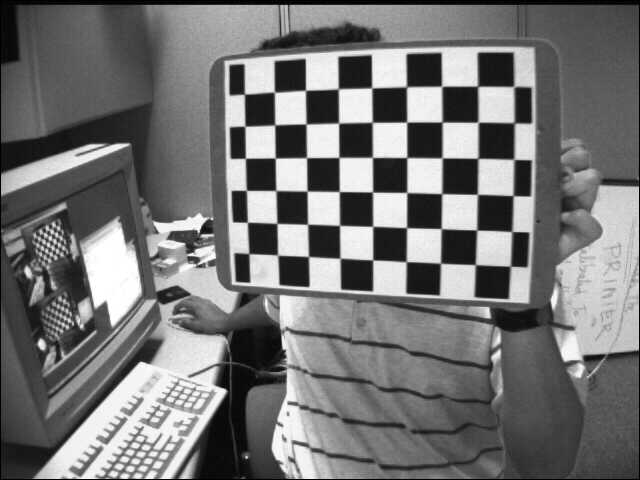
#> input picture 0312/calibration_images/left01.jpg, 640 x 480 px; its folder holds 5 pictures in this run; the run also reads 1 picture not shown here
$ python 01.Calibration.py
#> lines starting #> are read from the running program, lines starting #| are printed output that depends on the picture
import cv2 # OpenCV 라이브러리 임포트
import numpy as np # 수치 계산을 위한 numpy 임포트
import glob # 파일 경로 패턴 매칭을 위한 glob 임포트

# 체크보드 내부 코너 개수 (가로, 세로)
CHECKERBOARD = (9, 6)

# 체크보드 한 칸 실제 크기 (mm)
square_size = 25.0

# 코너 정밀화 조건
criteria = (cv2.TERM_CRITERIA_EPS + cv2.TERM_CRITERIA_MAX_ITER, 30, 0.001)

# 실제 좌표 생성 (3D world points)
objp = np.zeros((CHECKERBOARD[0]*CHECKERBOARD[1], 3), np.float32) # (0,0,0), (1,0,0)...
objp[:, :2] = np.mgrid[0:CHECKERBOARD[0], 0:CHECKERBOARD[1]].T.reshape(-1, 2) # x, y 좌표 생성
objp *= square_size # 실제 크기로 스케일링

# 저장할 좌표 리스트
objpoints = [] # 실제 세계의 3D 점들
imgpoints = [] # 이미지 상의 2D 점들

# 이미지 경로 설정
images = glob.glob("0312/calibration_images/left*.jpg")

img_size = None # 이미지 크기 (width, height) - 첫 번째 이미지에서 추출하여 사용

# -----------------------------
# 1. 체크보드 코너 검출
# -----------------------------
for fname in images: # 이미지 파일 경로 반복
    img = cv2.imread(fname) # 이미지 로드
#> img is the input picture: shape (480, 640, 3); min 0, max 255, mean 116.6
    gray = cv2.cvtColor(img, cv2.COLOR_BGR2GRAY) # 그레이스케일 변환

    if img_size is None: # 첫 번째 이미지에서 크기 추출
        img_size = gray.shape[::-1] # (width, height)
#> img_size = (640, 480)

    # 이미지에서 체크보드 코너 찾기
    ret, corners = cv2.findChessboardCorners(gray, CHECKERBOARD, None)
#> ret = True; corners = 54 rows, first 8: [244.5, 94.33], [274.6, 92.24], [305.5, 90.4], [338.4, 88.84], [371.6, 87.98], [406.8, 86.92], [441.6, 86.37], [477.6, 86.38]

    # 코너가 검출된 경우에만 데이터 추가
    if ret == True:
        objpoints.append(objp)

        # 코너 좌표 정밀화 (Sub-pixel accuracy)
        corners2 = cv2.cornerSubPix(gray, corners, (11, 11), (-1, -1), criteria)
#> corners2 = 54 rows, first 8: [244.4, 94.14], [274.4, 92.21], [305.5, 90.32], [338.3, 88.79], [371.7, 87.87], [406.5, 86.71], [441.6, 86.25], [477.6, 86.22]
        imgpoints.append(corners2) # 이미지 상의 2D 점들 저장

cv2.destroyAllWindows() # 모든 OpenCV 창 닫기

# -----------------------------
# 2. 카메라 캘리브레이션
# -----------------------------
# 카메라 행렬 K와 왜곡 계수 dist 계산
ret, K, dist, rvecs, tvecs = cv2.calibrateCamera(objpoints, imgpoints, img_size, None, None)

print("Camera Matrix K:") # 카메라 행렬 K 출력
print(K)

print("\nDistortion Coefficients:") # 왜곡 계수 dist 출력
print(dist)

# -----------------------------
# 3. 왜곡 보정 시각화
# -----------------------------
# 사용자가 요청한 이미지 로드
target_image = "0312/calibration_images/left02.jpg"
img = cv2.imread(target_image)

if img is not None:
    # 이미지 왜곡 보정
    dst = cv2.undistort(img, K, dist, None, K)
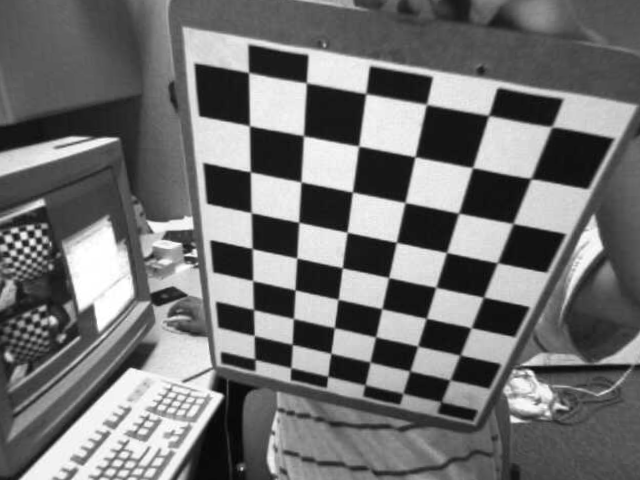
#> dst: shape (480, 640, 3); min 2, max 255, mean 113.5

    # 원본과 결과 비교를 위해 가로로 이어 붙이기
    result = np.hstack((img, dst))
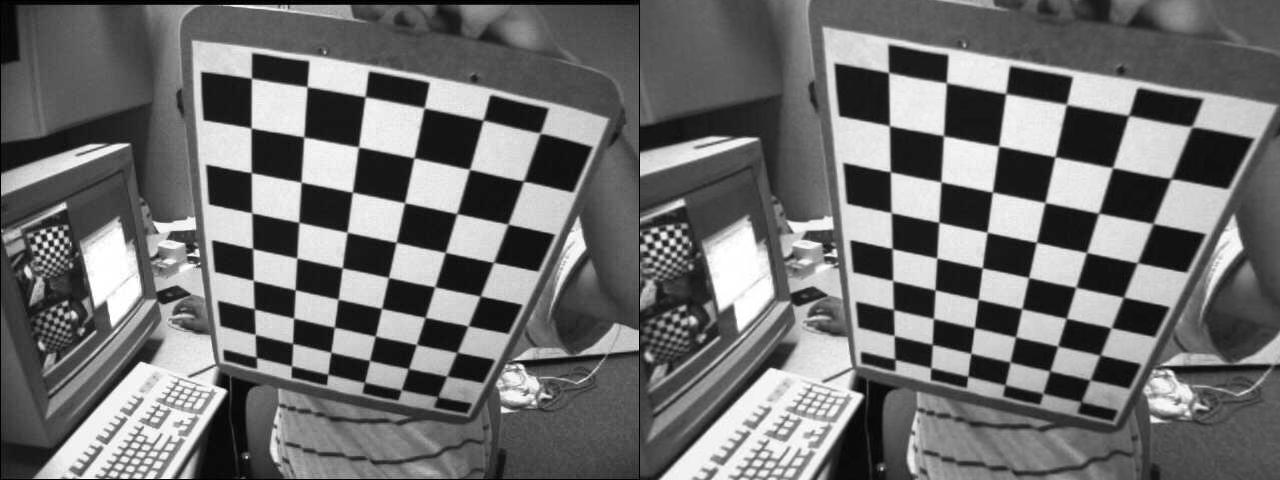
#> result: shape (480, 1280, 3); min 0, max 255, mean 111.2

    cv2.imshow('Distortion Correction (Original vs Undistorted)', result) # 결과 시각화
    print(f"\n{target_image} 이미지가 성공적으로 보정되었습니다.") # 성공 메시지 출력
    cv2.waitKey(0) # 키 입력 대기
    cv2.destroyAllWindows() # 모든 OpenCV 창 닫기
else:
    print(f"이미지를 찾을 수 없습니다: {target_image}") # 이미지 로드 실패 메시지 출력
